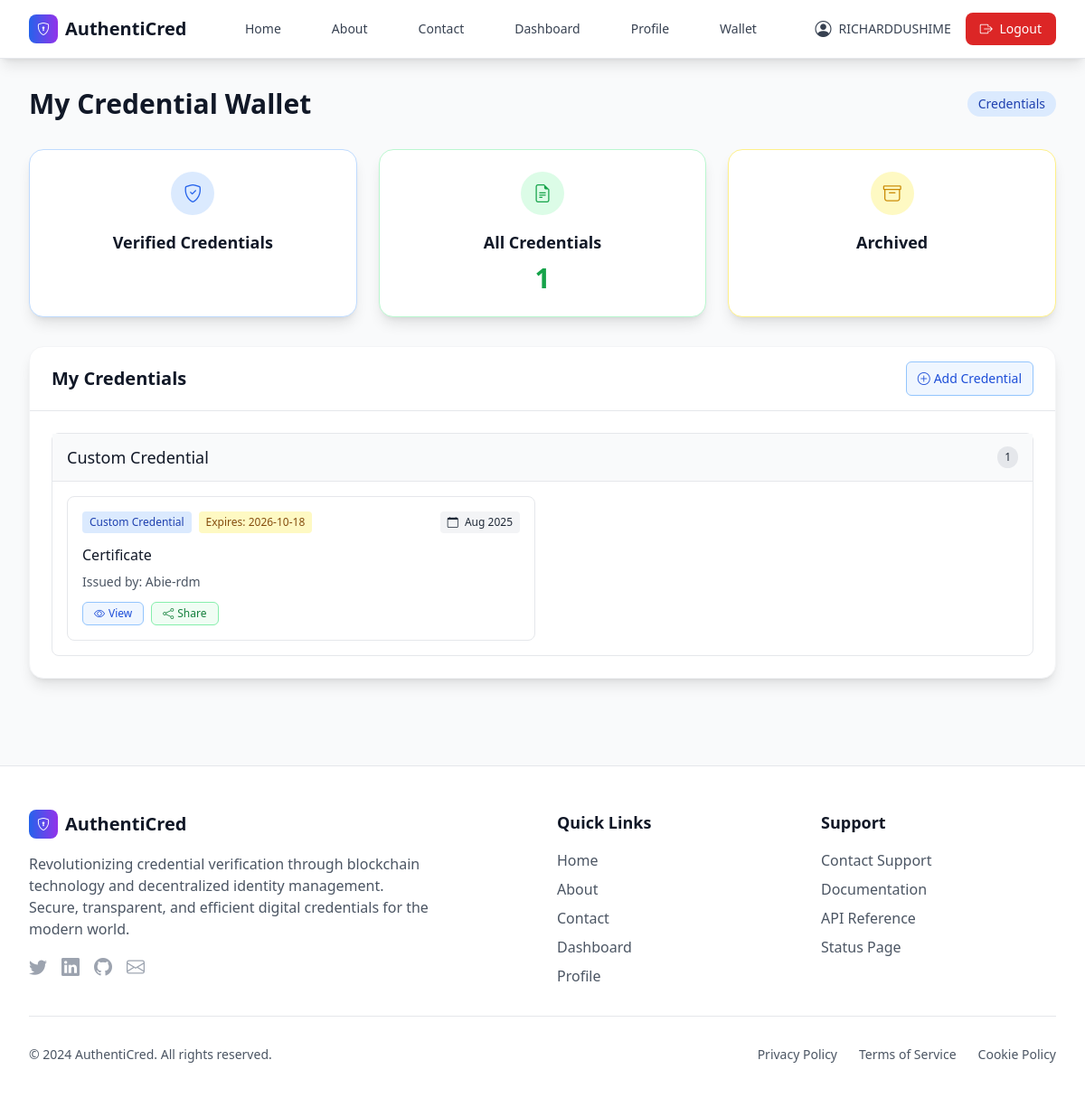
Screenshot of /wallets/ (signed in) with the database file from the repository.
### users/models.py (models this page shows, shortened)
class User(AbstractUser):
    id = models.UUIDField(primary_key=True, default=uuid.uuid4, editable=False)
    user_type = models.CharField(max_length=20, choices=USER_TYPE_CHOICES)
    did = models.CharField(max_length=255, unique=True, null=True, blank=True)
    public_key = models.TextField(null=True, blank=True)
    created_at = models.DateTimeField(default=timezone.now)
    updated_at = models.DateTimeField(auto_now=True)
    groups = models.ManyToManyField(
        Group,
        verbose_name='groups',
        blank=True,
        help_text='The groups this user belongs to.',
        related_name="custom_user_set",
        related_query_name="user",
    )
    user_permissions = models.ManyToManyField(
        Permission,
        verbose_name='user permissions',
        blank=True,
        help_text='Specific permissions for this user.',
        related_name="custom_user_set",
        related_query_name="user",
    )
    def is_issuer(self):
        return self.user_type == 'INSTITUTION'
    def is_holder(self):
        return self.user_type == 'STUDENT'
    def is_verifier(self):
        return self.user_type == 'EMPLOYER'

### wallets/models.py (models this page shows, shortened)
class WalletCredential(models.Model):
    id = models.UUIDField(primary_key=True, default=uuid.uuid4, editable=False)
    wallet = models.ForeignKey(Wallet, on_delete=models.CASCADE, related_name='wallet_credentials')
    credential = models.ForeignKey('credentials.Credential', on_delete=models.CASCADE)
    added_at = models.DateTimeField(auto_now_add=True)
    is_archived = models.BooleanField(default=False)
    class Meta:
        unique_together = ('wallet', 'credential')
        ordering = ['-added_at']

### credentials/models.py (models this page shows, shortened)
class Credential(models.Model):
    STATUS_CHOICES = (
        ('DRAFT', 'Draft'),
        ('ISSUED', 'Issued'),
        ('REVOKED', 'Revoked'),
        ('EXPIRED', 'Expired'),
    )
    id = models.UUIDField(primary_key=True, default=uuid.uuid4, editable=False)
    vc_json = models.JSONField()
    issuer = models.ForeignKey('users.User', on_delete=models.CASCADE, related_name='issued_credentials')
    holder = models.ForeignKey('users.User', on_delete=models.CASCADE, related_name='credentials')
    schema = models.ForeignKey(CredentialSchema, on_delete=models.SET_NULL, null=True, blank=True)
    title = models.CharField(max_length=255)
    description = models.TextField(blank=True, null=True)
    credential_type = models.CharField(max_length=100)
    status = models.CharField(max_length=20, choices=STATUS_CHOICES, default='DRAFT')
    created_at = models.DateTimeField(default=timezone.now)
    issued_at = models.DateTimeField(null=True, blank=True)
    expiration_date = models.DateField(null=True, blank=True)
    revocation_reason = models.TextField(blank=True, null=True)

### wallets/views.py (the view)
# urls.py: path('', views.wallet_home, name='wallet_home'),
@login_required
def wallet_home(request):
    wallet, created = Wallet.objects.get_or_create(user=request.user)
    if created:
        private_key, public_key = generate_key_pair()
        wallet.private_key = private_key
        wallet.save()
        request.user.public_key = public_key
        request.user.save()
    credentials = wallet.wallet_credentials.filter(is_archived=False).select_related('credential')
    credential_types = {}
    for wc in credentials:
        cred_type = wc.credential.credential_type
        if cred_type not in credential_types:
            credential_types[cred_type] = []
        credential_types[cred_type].append(wc)
    context = {
        'wallet': wallet,
        'credential_types': credential_types,
        'total_credentials': credentials.count(),
    }
    return render(request, 'wallets/wallet_home.html', context)

### wallets/templates/wallets/wallet_home.html (shortened to what this page needs)
{% extends 'users/base.html' %}
{% block content %}
<div class="max-w-7xl mx-auto">
    <div class="flex flex-col sm:flex-row justify-between items-start sm:items-center mb-8">
        <h1 class="text-3xl font-bold text-gray-900">My Credential Wallet</h1>
        <div class="flex items-center space-x-2 mt-4 sm:mt-0">
            <span class="bg-blue-100 text-blue-800 px-3 py-1 rounded-full text-sm font-medium">
                {{ wallet_credentials.count }} Credentials
            </span>
        </div>
    </div>
    <div class="grid md:grid-cols-3 gap-6 mb-8">
        <div class="bg-white rounded-2xl shadow-lg border border-blue-200 p-6 text-center">
            <div class="w-12 h-12 bg-blue-100 rounded-full flex items-center justify-center mx-auto mb-4">
                <i class="bi bi-shield-check text-blue-600 text-xl"></i>
            </div>
            <h3 class="text-lg font-semibold text-gray-900 mb-2">Verified Credentials</h3>
        </div>
        <div class="bg-white rounded-2xl shadow-lg border border-green-200 p-6 text-center">
            <div class="w-12 h-12 bg-green-100 rounded-full flex items-center justify-center mx-auto mb-4">
                <i class="bi bi-file-earmark-text text-green-600 text-xl"></i>
            </div>
            <h3 class="text-lg font-semibold text-gray-900 mb-2">All Credentials</h3>
            <p class="text-3xl font-bold text-green-600">{{ total_credentials }}</p>
        </div>
        <div class="bg-white rounded-2xl shadow-lg border border-yellow-200 p-6 text-center">
            <div class="w-12 h-12 bg-yellow-100 rounded-full flex items-center justify-center mx-auto mb-4">
                <i class="bi bi-archive text-yellow-600 text-xl"></i>
            </div>
            <h3 class="text-lg font-semibold text-gray-900 mb-2">Archived</h3>
        </div>
    </div>
    <div class="bg-white rounded-2xl shadow-lg border border-gray-100">
        <div class="px-6 py-4 border-b border-gray-200 flex justify-between items-center">
            <h2 class="text-xl font-semibold text-gray-900">My Credentials</h2>
            <a href="#" class="inline-flex items-center px-3 py-2 border border-blue-300 rounded-md text-sm font-medium text-blue-700 bg-blue-50 hover:bg-blue-100 transition-colors">
                <i class="bi bi-plus-circle mr-1"></i> Add Credential
            </a>
        </div>
        <div class="p-6">
            {% if credential_types %}
                <div class="space-y-6">
                    {% for cred_type, credentials in credential_types.items %}
                    <div class="border border-gray-200 rounded-lg">
                        <div class="px-4 py-3 bg-gray-50 border-b border-gray-200">
                            <div class="flex items-center justify-between">
                                <h3 class="text-lg font-medium text-gray-900">{{ cred_type }}</h3>
                                <span class="bg-gray-200 text-gray-800 px-2 py-1 rounded-full text-xs font-medium">
                                    {{ credentials|length }}
                                </span>
                            </div>
                        </div>
                        <div class="p-4">
                            <div class="grid md:grid-cols-2 gap-4">
                                {% for wc in credentials %}
                                <div class="border border-gray-200 rounded-lg p-4 hover:bg-gray-50 transition-colors">
                                    <div class="flex justify-between items-start mb-3">
                                        <div class="flex flex-wrap gap-2">
                                            <span class="bg-blue-100 text-blue-800 px-2 py-1 rounded text-xs font-medium">
                                                {{ wc.credential.credential_type }}
                                            </span>
                                            {% if wc.credential.expiration_date %}
                                            <span class="bg-yellow-100 text-yellow-800 px-2 py-1 rounded text-xs font-medium">
                                                Expires: {{ wc.credential.expiration_date|date:"Y-m-d" }}
                                            </span>
                                            {% endif %}
                                        </div>
                                        <span class="bg-gray-100 text-gray-800 px-2 py-1 rounded text-xs font-medium">
                                            <i class="bi bi-calendar mr-1"></i> {{ wc.added_at|date:"M Y" }}
                                        </span>
                                    </div>
                                    <h4 class="font-medium text-gray-900 mb-2">{{ wc.credential.title }}</h4>
                                    <p class="text-sm text-gray-600 mb-3">
                                        Issued by: {{ wc.credential.issuer.username }}
                                    </p>
                                    <div class="flex space-x-2">
                                        <a href="{% url 'credential_detail' wc.credential.id %}"
                                           class="inline-flex items-center px-3 py-1 border border-blue-300 rounded-md text-xs font-medium text-blue-700 bg-blue-50 hover:bg-blue-100 transition-colors">
                                            <i class="bi bi-eye mr-1"></i> View
                                        </a>
                                        <a href="{% url 'share_credential' wc.id %}"
                                           class="inline-flex items-center px-3 py-1 border border-green-300 rounded-md text-xs font-medium text-green-700 bg-green-50 hover:bg-green-100 transition-colors">
                                            <i class="bi bi-share mr-1"></i> Share
                                        </a>
                                    </div>
                                </div>
                                {% endfor %}
                            </div>
                        </div>
                    </div>
                    {% endfor %}
                </div>
            {% endif %}
        </div>
    </div>
</div>
{% endblock %}

### users/templates/users/components/navbar.html (shortened to what this page needs)
<nav class="bg-white shadow-lg border-b border-gray-200">
    <div class="max-w-7xl mx-auto px-4 sm:px-6 lg:px-8">
        <div class="flex justify-between h-16">
            <div class="flex items-center">
                <a href="{% url 'home' %}" class="flex items-center space-x-2 text-xl font-bold text-gray-900">
                    <div class="w-8 h-8 bg-gradient-to-r from-blue-600 to-purple-600 rounded-lg flex items-center justify-center">
                        <i class="bi bi-shield-lock text-white text-sm"></i>
                    </div>
                    <span>AuthentiCred</span>
                </a>
            </div>
            <div class="hidden md:flex items-center space-x-8">
                <a href="{% url 'home' %}" class="text-gray-700 hover:text-blue-600 px-3 py-2 rounded-md text-sm font-medium transition-colors">
                    Home
                </a>
                <a href="{% url 'about' %}" class="text-gray-700 hover:text-blue-600 px-3 py-2 rounded-md text-sm font-medium transition-colors">
                    About
                </a>
                <a href="{% url 'contact' %}" class="text-gray-700 hover:text-blue-600 px-3 py-2 rounded-md text-sm font-medium transition-colors">
                    Contact
                </a>
                {% if user.is_authenticated %}
                <a href="{% url 'dashboard' %}" class="text-gray-700 hover:text-blue-600 px-3 py-2 rounded-md text-sm font-medium transition-colors">
                    Dashboard
                </a>
                <a href="{% url 'profile' %}" class="text-gray-700 hover:text-blue-600 px-3 py-2 rounded-md text-sm font-medium transition-colors">
                    Profile
                </a>
                {% if user.is_holder %}
                <a href="{% url 'wallet_home' %}" class="text-gray-700 hover:text-blue-600 px-3 py-2 rounded-md text-sm font-medium transition-colors">
                    Wallet
                </a>
                {% endif %}
                {% endif %}
            </div>
            <div class="flex items-center space-x-4">
                {% if user.is_authenticated %}
                <div class="flex items-center space-x-2 text-sm text-gray-700">
                    <i class="bi bi-person-circle text-lg"></i>
                    <span>{{ user.username }}</span>
                </div>
                <a href="{% url 'logout' %}" class="bg-red-600 hover:bg-red-700 text-white px-4 py-2 rounded-lg text-sm font-medium transition-colors">
                    <i class="bi bi-box-arrow-right mr-1"></i> Logout
                </a>
                {% endif %}
            </div>
        </div>
    </div>
</nav>

### rows the page displays
User: username "RICHARDDUSHIME"
WalletCredential: credential_type "Custom Credential", credentials "1", credential.credential_type "Custom Credential", credential.expiration_date "2026-10-18", added_at "Aug 2025", credential "Certificate", credential.issuer.username "Abie-rdm"

### other values shown
{{ total_credentials }} "1"
